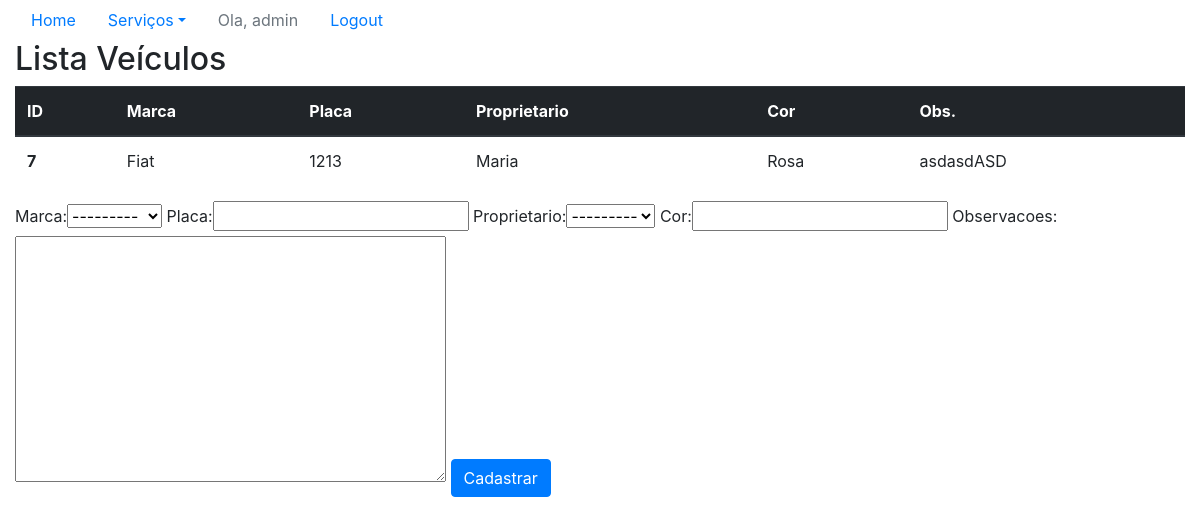
The app's page /sistema/veiculos/ (signed in), older data.
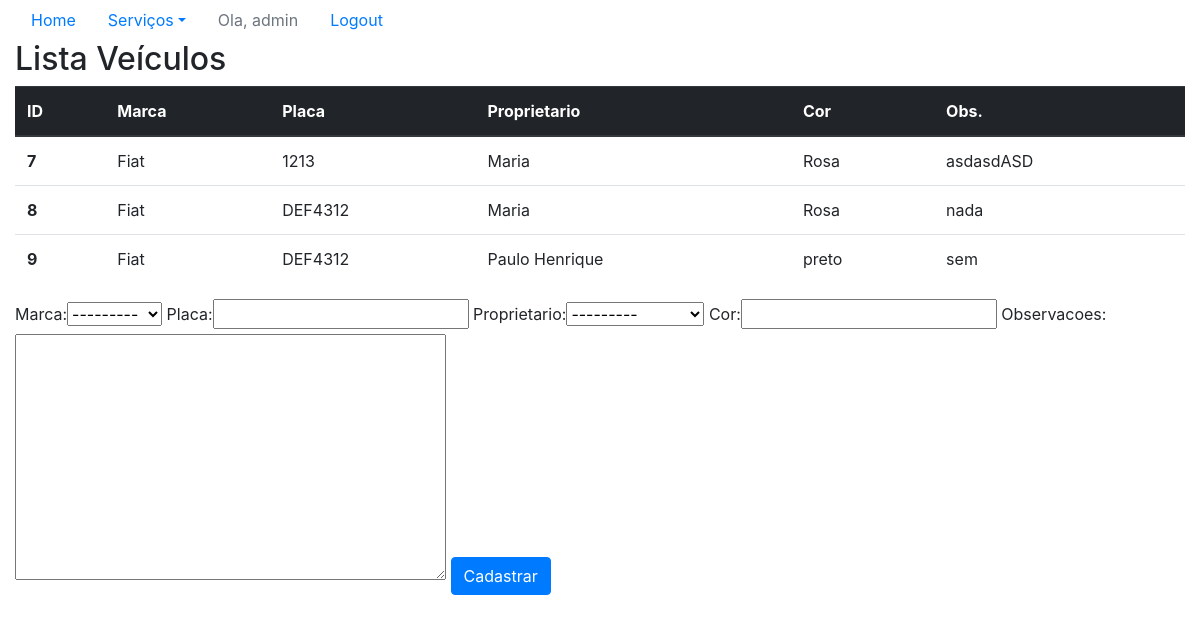
The same page, newer data.
### core/models.py (models this page shows, shortened)
class Veiculo(models.Model):
    marca = models.ForeignKey(Marca, on_delete=models.CASCADE)
    placa = models.CharField(max_length=7)
    proprietario = models.ForeignKey(Pessoa, on_delete=models.CASCADE)
    cor = models.CharField(max_length=15)
    observacoes = models.TextField()

class Marca(models.Model):
    nome = models.CharField(max_length=50)
    def __str__(self):
        return self.nome

class Pessoa(models.Model):
    nome = models.CharField(max_length=100)
    endereco = models.CharField(max_length=200)
    telefone = models.CharField(max_length=20)
    def __str__(self):
        return self.nome

### core/views.py (the view)
# urls.py: path('veiculos/', lista_veiculos,
@login_required
def lista_veiculos(request):
    form = VeiculoForm()
    veiculos = Veiculo.objects.all
    data = {'veiculos': veiculos, 'form': form}
    return render(request, 'core/lista_veiculos.html', data)

### core/form.py
class VeiculoForm(ModelForm):
    class Meta:
        model = Veiculo
        fields = '__all__'

### core/templates/core/lista_veiculos.html (shortened to what this page needs)
<!DOCTYPE html>
{% extends 'base.html' %}
{% load bootstrap %}
{% block menu %}
<ul class="nav nav-pills">
    <li class="nav-item">
        <a class="nav-link" href="{% url 'core_home' %}">Home</a>
    </li>
    <li class="nav-item dropdown">
        <a class="nav-link dropdown-toggle" data-toggle="dropdown" href="#" role="button" aria-haspopup="true" aria-expanded="false">Serviços</a>
    </li>
    {% if user.is_authenticated %}
        <li class="nav-item">
            <a class="nav-link disabled" href="#">Ola, {{ user }}</a>
        </li>
        <li class="nav-item">
            <a class="nav-link" href="{% url 'logout' %}">Logout</a>
        </li>
    {% else %}
        <li class="nav-item">
            <a class="nav-link" href="{% url 'login' %}">Login</a>
        </li>
    {% endif %}
</ul>
{% endblock %}
{% block main %}
    <div class="row">
        <div class="col">
            <h2>Lista Veículos</h2>
            <table class="table">
                <thead class="thead-dark">
                  <tr>
                    <th scope="col">ID</th>
                    <th scope="col">Marca</th>
                    <th scope="col">Placa</th>
                    <th scope="col">Proprietario</th>
                    <th scope="col">Cor</th>
                    <th scope="col">Obs.</th>
                  </tr>
                </thead>
                <tbody>
                    {% for veiculo in veiculos %}
                    <tr>
                    <th scope="row">{{ veiculo.id }}</th>
                    <td>{{ veiculo.marca }}</td>
                    <td>{{ veiculo.placa }}</td>
                    <td>{{ veiculo.proprietario }}</td>
                    <td>{{ veiculo.cor }}</td>
                    <td>{{ veiculo.observacoes }}</td>
                    </tr>
                    {% endfor %}
                </tbody>
            </table>
            <form action="{% url 'core_veiculo_novo'%}" method="POST" >
                {{ form|bootstrap }}
            <button type="submit" class="btn btn-primary">Cadastrar</button>
            </form>
        </div>
    </div>
{% endblock %}

### templates/base.html (shortened to what this page needs)
<!DOCTYPE html>
{% load static %}
<!DOCTYPE html>
<html lang="pt-br">
    <head>
        <link rel="stylesheet" href="{% static 'bootstrap/css/bootstrap.css' %}">
    </head>
    <body>
        <div class="container-fluid">
            {% block menu %}
            {% endblock %}
            {% block main %}
            {% endblock %}
        </div>
    </body>
</html>

Row changes from the older to the newer data that the page shows:
added Veiculo: id "8", marca "Fiat", placa "DEF4312", proprietario "Maria", cor "Rosa", observacoes "nada"
added Veiculo: id "9", marca "Fiat", placa "DEF4312", proprietario "Paulo Henrique", cor "preto", observacoes "sem"
